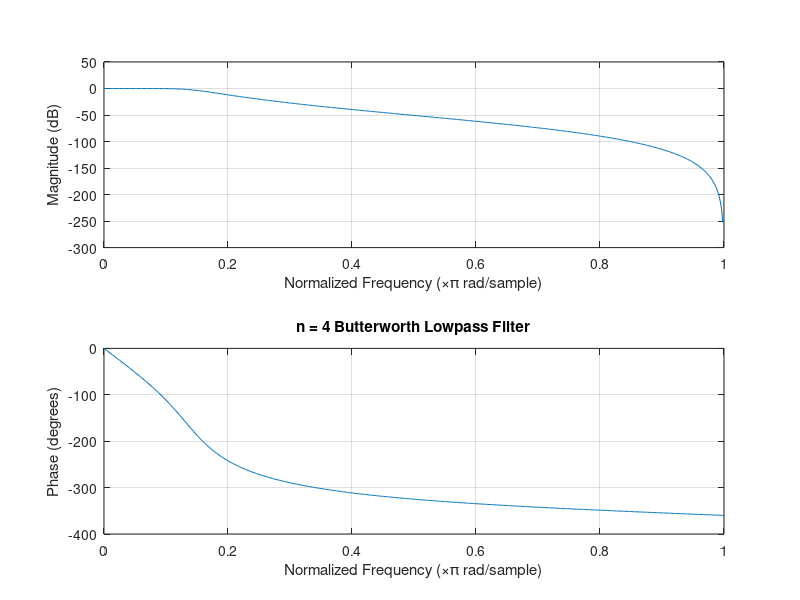

Recreate this plot in MATLAB.
% Author : Malitha Dilshan
% Title  : Lab 04-ii : design a butterworth filter
% Date   : 2017-09-31

% Design the Butterworth filter	with Fp	=1000	Hz,	N=4;


Fp = 1000;
Fs = 4000;  % asumption
F  = 10000;  % sampling frequency

Wp = Fp/F;  % pass band (noralized)
Ws = Fs /F;  % stop band (normalized)
% get the filter order assume that maximum pass band attenuation is 3dB
% and the stop band attenuation is 30 dB

[n,Wn] = buttord(Wp,Ws,0.2,30); %Wn cut off frequency
[a,b] = butter(4,Wn);
freqz(a,b);
title(sprintf('n = %d Butterworth Lowpass Filter',n))

